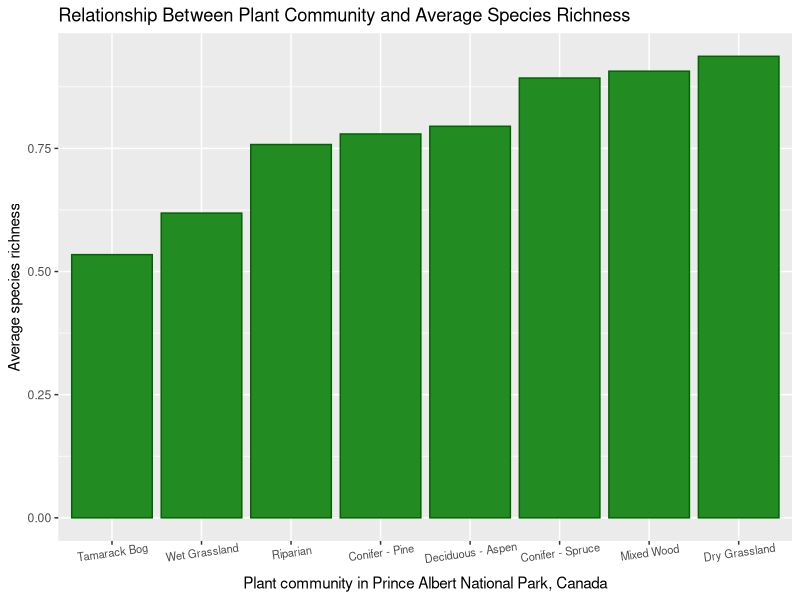
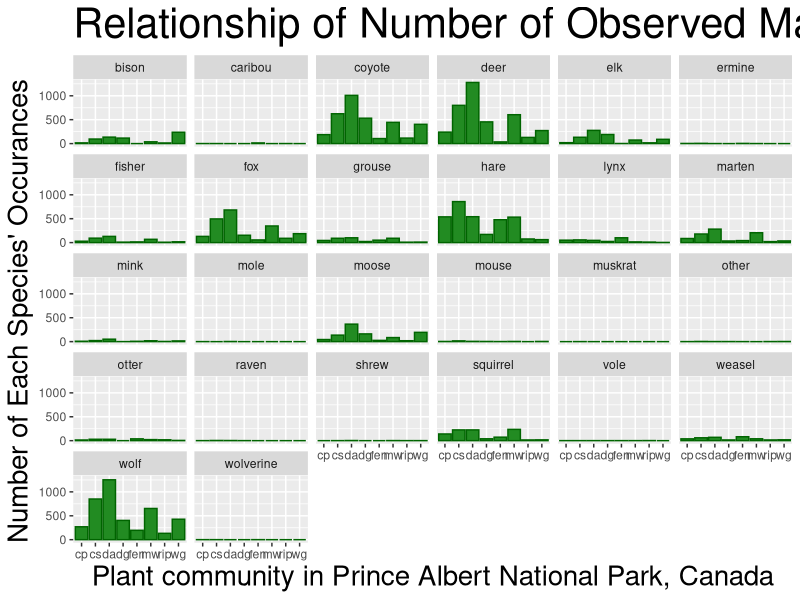
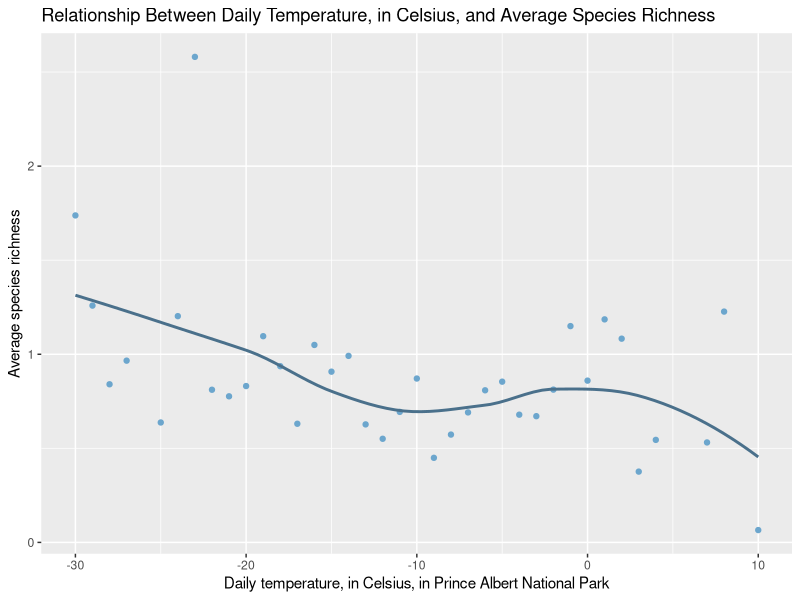
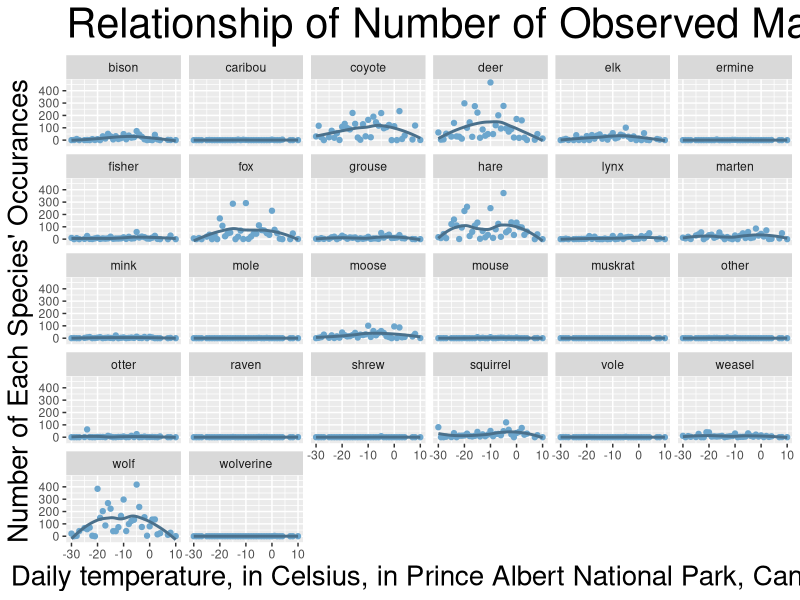
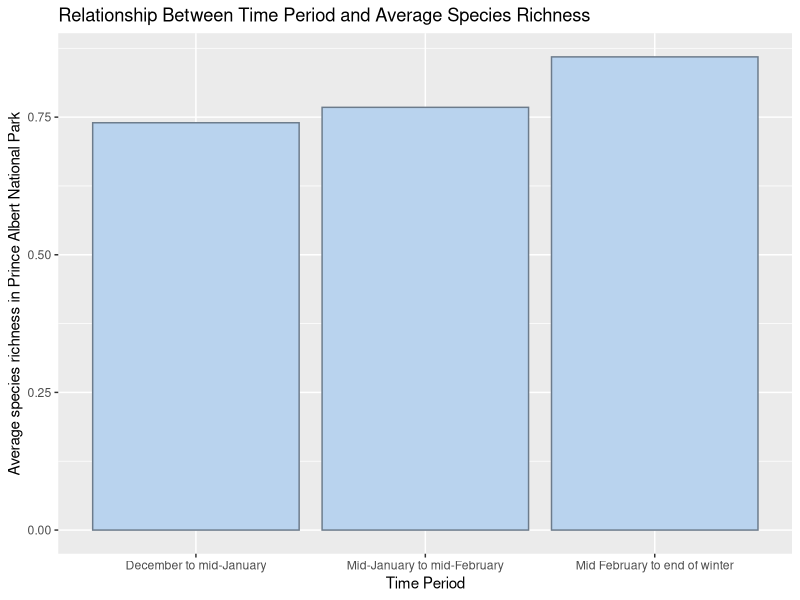
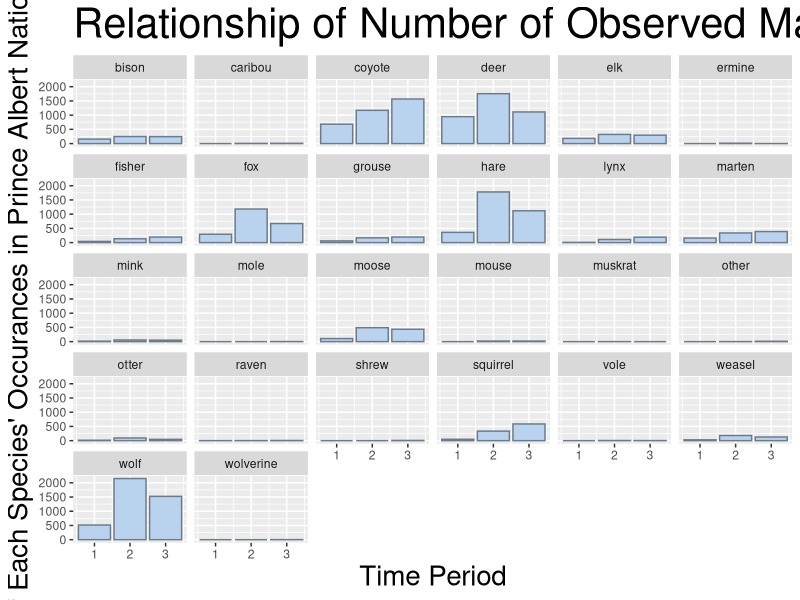

The R script that drew these images, in order:
## ---- chunk 1
#| label: plant-community-overall-graphics
#| echo: FALSE
#| message: FALSE
#| warning: FALSE
#| fig-cap: "Column plot showing relationship between plant community and average species richness."
#| fig-alt: "Column plot showing relationship between plant community and average species richness. Tamarack bog was the least diverse with an average species richness of about 0.5. Dry grassland was the most diverse with an average species richness of about 0.95."

library(tidyverse) #load necessary package
mammal_clean <- read_csv("portfolio-project/data-clean/mammal_clean.csv") #read in data

mammal_clean |> #use mammal_clean data
  select(plantcomm, richness) |> #select these variables
  group_by(plantcomm) |> #group by plant community
  summarise(rich_avg = mean(richness, na.rm = TRUE)) |> #summarize the average species richness
  ggplot() + #make a plot
  geom_col(mapping = aes(x = fct_reorder(plantcomm, rich_avg), #make a column plot with plant comm on the x
                         y = rich_avg), #average richness on the y
                         fill = "forestgreen", #fill the bars with forest green color
                         color = "darkgreen") + #outline the bars with dark green color
  labs(x = "Plant community in Prince Albert National Park, Canada", #label for x axis
       y = "Average species richness",#label for y axis
       title = "Relationship Between Plant Community and Average Species Richness") + #label for title
  scale_x_discrete(labels=c("cp" = "Conifer - Pine", #cp is conifer pine
                            "cs" = "Conifer - Spruce", #cs is conifer spruce
                            "da" = "Deciduous - Aspen", #da is deciduous aspen 
                            "dg" = "Dry Grassland", #dg is dry grassland
                            "fen" = "Tamarack Bog", #fen is tamarack bog
                            "mw" = "Mixed Wood", #mw is mixed wood
                            "rip" = "Riparian", #rip is riparian
                            "wg" = "Wet Grassland")) + #wg is wet grassland
  theme(axis.text.x = element_text(size = 8, angle = 8))  #angle the x axis text and make it smaller      
## ---- chunk 2
#| label: plant-community-species-graphics
#| echo: FALSE
#| message: FALSE
#| warning: FALSE
#| fig-cap: "Column plot showing relationship of number of observed mammals across plant communities."
#| fig-alt: "Column plot showing relationship of number of observed mammals across plant communities. Some mammals have clear preferences as shown in the higher count in some plant communities while other mammals have relatively even counts across plant communities."
#| fig-height: 10
#| fig-width: 15

mammal_clean |> #use this data
  select(plantcomm, deer, moose, elk, wolf, coyote, fox, caribou, lynx, fisher, marten, bison, mink, otter, grouse, hare, weasel, ermine, mouse, raven, squirrel, wolverine, muskrat, mole, shrew, vole, other) |> #select these variables
  pivot_longer(cols = 2:27, names_to = "mammal",#use mammal as the variable name
               values_to = "presence") |> #use presence for the values under mammal
  group_by(mammal, plantcomm) |> #group by mammal and plant community
  tally(presence) |> #count the presence of each mammal in each community
  ggplot() + #make a plot
  geom_col(mapping = aes(x = plantcomm, #make a column chart with plant community on the x
                         y = n), #count on the y
           fill = "forestgreen",#fill the bars with forest green color
           color = "darkgreen") + #outline the bars with dark green color
  facet_wrap(~mammal) + #put each mammal in its own graphic
  labs(x = "Plant community in Prince Albert National Park, Canada", #label for the x axis
       y = "Number of Each Species' Occurances", #label for the y axis
       title = "Relationship of Number of Observed Mammals Across Plant Communities") + # label for the title
  theme(axis.title.x = element_text(size = 20)) + #make the x label text larger
  theme(axis.title.y = element_text(size = 20)) + #make the y label text larger
  theme(title = element_text(size = 25)) #make the title text larger

## ---- chunk 3
#| label: temperature-overall-graphics
#| echo: FALSE
#| message: FALSE
#| warning: FALSE
#| fig-cap: "Scatterplot showing relationship between daily temperature, in Celsius, and average species richness."
#| fig-alt: "Scatterplot showing relationship between daily temperature, in Celsius, and average species richness. As daily temperature increases, average species richness decreases."

mammal_clean |> #use this dataset
  select(temp, richness) |> #select these variables
  group_by(temp) |> #group by temperature
  summarise(rich_avg = mean(richness, na.rm = TRUE)) |> #summarize the average species richness
  ggplot() + #make a plot
  geom_point(mapping = aes(x = temp, #make a scatterplot plot with temp on the x axis
                         y = rich_avg), #average richness on the y axis
           color = "skyblue3") +  #color the points with sky blue 3
  labs(x = "Daily temperature, in Celsius, in Prince Albert National Park", #label the x axis
       y = "Average species richness",#label the y axis
       title = "Relationship Between Daily Temperature, in Celsius, and Average Species Richness") + #label the title
  geom_smooth(method = NULL, #create a trendline
              mapping = aes(x = temp, #use temp for the x
                         y = rich_avg), #use average richness for the y
              color = "skyblue4", #make the trendline sky blue 4 color
              linetype = "solid", #make the trendline solid
              se = FALSE) #no error space surrounding trendline

## ---- chunk 4
#| label: temperature-species-graphics
#| echo: FALSE
#| message: FALSE
#| warning: FALSE
#| fig-cap: "Scatterplot showing relationship of number of observed mammals across daily temperatures."
#| fig-alt: "Column plot showing relationship of number of observed mammals across daily temperatures. Some mammals have clear preferences as shown in the higher count during certain temperatures while other mammals have relatively even counts across temperature."
#| fig-height: 10
#| fig-width: 15

mammal_clean |> #use this data
  select(temp, deer, moose, elk, wolf, coyote, fox, caribou, lynx, fisher, marten, bison, mink, otter, grouse, hare, weasel, ermine, mouse, raven, squirrel, wolverine, muskrat, mole, shrew, vole, other) |> #select these variables
  pivot_longer(cols = 2:27, names_to = "mammal", #use mammal as the variable name
               values_to = "presence") |> #use presence for the values under mammal
  group_by(mammal, temp) |> #group by mammal and temp
  tally(presence) |> #count the presence of each mammal in each community
  ggplot() + #make a plot
  geom_point(mapping = aes(x = temp, #make a scatterplot with temp on the x axis
                         y = n), #count on the y axis
           color = "skyblue3") + #color the points sky blue 3 
  facet_wrap(~mammal) + #put each mammal in its own graphic
  labs(x = "Daily temperature, in Celsius, in Prince Albert National Park, Canada", #label the x axis 
       y = "Number of Each Species' Occurances", #label the y axis
       title = "Relationship of Number of Observed Mammals Across Daily Temperatures") + #label the title
  theme(axis.title.x = element_text(size = 20)) + #make the x label text larger
  theme(axis.title.y = element_text(size = 20)) + #make the y label text larger
  theme(title = element_text(size = 25)) + #make the title text larger
  geom_smooth(method = NULL, #create a trendline for each mammal
              mapping = aes(x = temp, #use temp at the x
                         y = n), #use count as the y
              color = "skyblue4", #color the trendline sky blue 4
              linetype = "solid", #make the trendline solid
              se = FALSE) #no error space around trendline

## ---- chunk 5
#| label: period-overall-graphics
#| echo: FALSE
#| message: FALSE
#| warning: FALSE
#| fig-cap: "Column chart showing relationship between time period and average species richness."
#| fig-alt: "Column chart showing relationship between time period and average species richness. Early winter had the lowest average species richness of about 0.75. Late winter had the highest average species richness of about 0.85."

mammal_clean |> #use this data
  select(periodnum, richness) |> #select these variables
  group_by(periodnum) |> #group by time period
  summarise(rich_avg = mean(richness, na.rm = TRUE)) |> #summarize the average species richness
  ggplot() + #make a plot
  geom_col(mapping = aes(x = factor(periodnum), #make a column chart with time period on the x axis
                         y = rich_avg), #average richness on the y axis
                         fill = "slategray2", #color the columns slate grey 2
                         color = "slategray4") + #outline the columns slate grey 4
  labs(x = "Time Period", #label the x axis
       y = "Average species richness in Prince Albert National Park", #label the y axis
       title = "Relationship Between Time Period and Average Species Richness") + #label the title
  scale_x_discrete(labels = c("1" = "December to mid-January", #time period 1 represents early winter
                            "2" = "Mid-January to mid-February", #time period 2 represents mid winter
                            "3" = "Mid February to end of winter"))    #time period 3 represents late winter     

## ---- chunk 6
#| label: period-species-graphics
#| echo: FALSE
#| message: FALSE
#| warning: FALSE
#| fig-cap: "Column chart showing relationship of number of observed mammals across time periods."
#| fig-alt: "Column chart showing relationship of number of observed mammals across time periods. Some mammals have clear preferences as shown in the higher count during certain time periods while other mammals have relatively even counts across winter."
#| fig-height: 10
#| fig-width: 15

mammal_clean |> #use this data
  select(periodnum, deer, moose, elk, wolf, coyote, fox, caribou, lynx, fisher, marten, bison, mink, otter, grouse, hare, weasel, ermine, mouse, raven, squirrel, wolverine, muskrat, mole, shrew, vole, other) |> #select these variables
  pivot_longer(cols = 2:27, names_to = "mammal",#use mammal as the variable name
               values_to = "presence") |> #use presence for the values under mammal
  group_by(mammal, periodnum) |> #group by mammal and time period
  tally(presence) |> #count the the presence of each mammal at each time period
  ggplot() + #make a plot
  geom_col(mapping = aes(x = periodnum, #make a column plot with time period on the x axis
                         y = n), #count on the y axis
           fill = "slategray2", #color the columns slate grey 2
           color = "slategray4") + #outline the columns slate grey 4
  facet_wrap(~mammal) + #put each mammal in its own graphic
  labs(x = "Time Period", #label the x axis
       y = "Number of Each Species' Occurances in Prince Albert National Park", #label the y axis
       title = "Relationship of Number of Observed Mammals Across Time Periods") + #label the title
  theme(axis.title.x = element_text(size = 20)) + #make the x label text larger
  theme(axis.title.y = element_text(size = 20)) + #make the y label text larger
  theme(title = element_text(size = 25)) #make the title text larger
